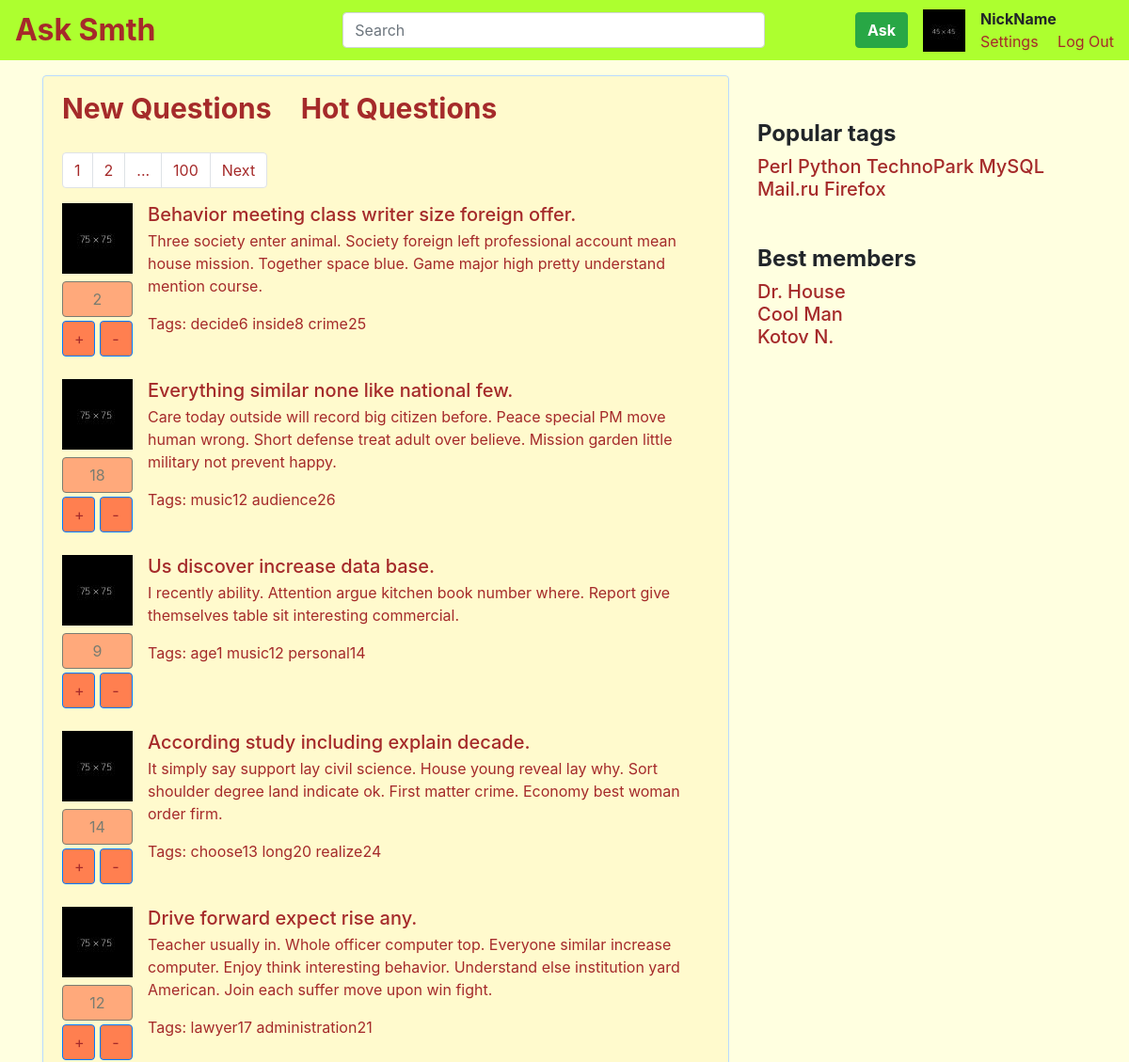
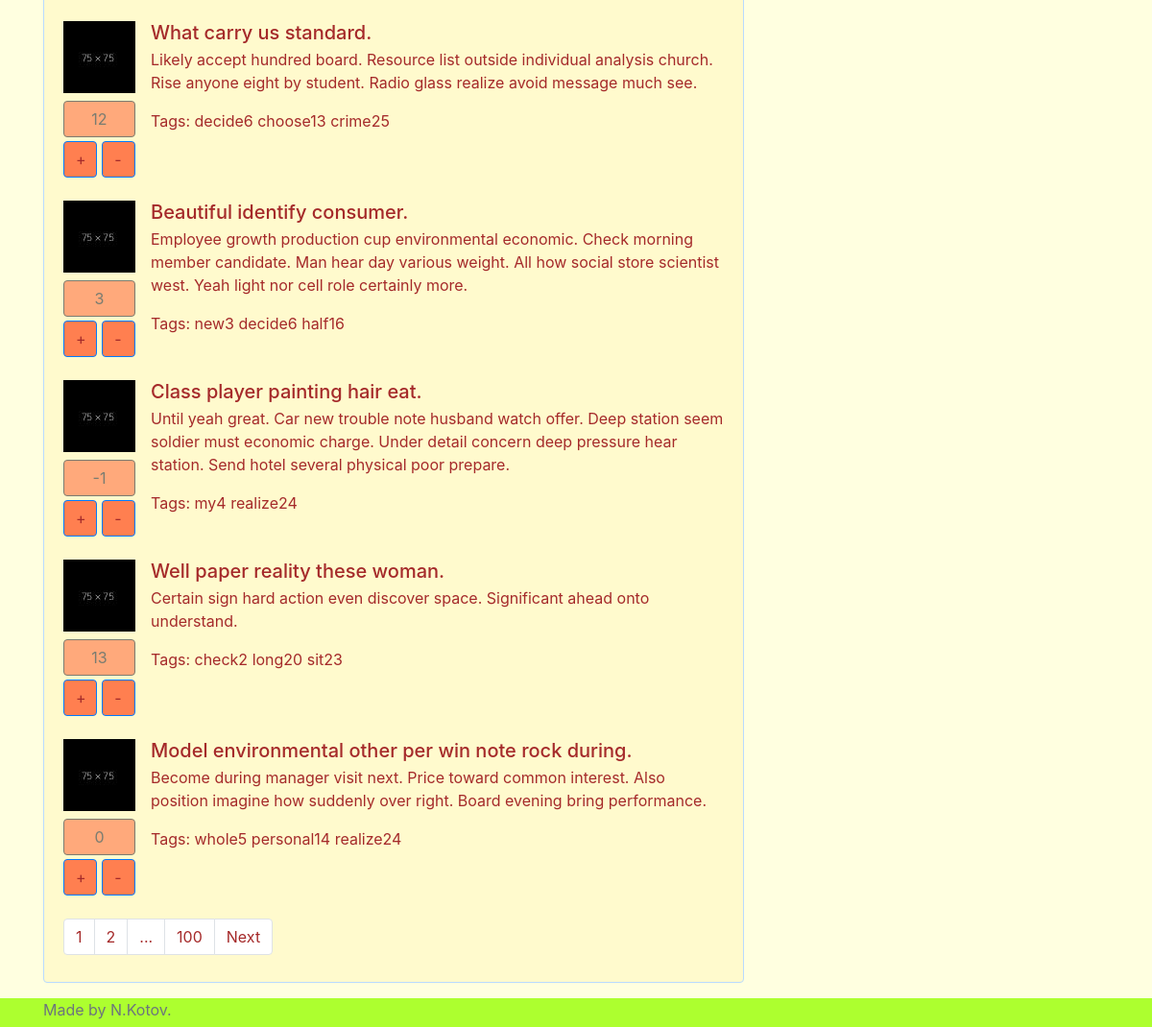
The page / on the database its author committed (2 pictures, top to bottom).
### questions/models.py (models this page shows, shortened)
class Question(models.Model):
    title = models.CharField(max_length=128)
    text = models.TextField()
    created_at = models.DateTimeField(auto_now_add=True)
    author = models.ForeignKey(User, on_delete=models.CASCADE)
    tags = models.ManyToManyField(to='Tag', related_name='questions')
    rating = models.IntegerField(default=0)
    objects = QuestionManager()
    def get_absolute_url(self):
        return reverse("question", kwargs={'id': self.pk})

class Tag(models.Model):
    text = models.SlugField(unique=True)
    def get_absolute_url(self):
        return reverse("tag", kwargs={'tag': self.text})

### questions/views.py (the view)
# urls.py: path('', views.index, name='new_questions'),
def index(request):
    questions_list = Question.objects.get_new()
    questions, paginator = paginate(questions_list, request)
    return render(request, 'index.html', {'questions': questions})

### questions/models.py (called while the page is built)
    def get_new(self):
        return self.order_by('created_at')

### questions/views.py (called while the page is built)
def paginate(objects_list, request):
    paginator = Paginator(objects_list, 10)
    page = request.GET.get('page')
    try:
        objects_page = paginator.page(page)
    except PageNotAnInteger:
        objects_page = paginator.page(1)
    except EmptyPage:
        objects_page = paginator.page(paginator.num_pages)
    return objects_page, paginator

### templates/index.html
{% extends "base.html" %}
{% load static %}
{% block registered_userpanel %}
{% include "registered_panel.html" %}
{% endblock %}
{% block content %}
<div class="sort font-weight-bold mb-4">
    <a class="mr-4" href="{% url 'new_questions' %}">New Questions</a>
    <a href="{% url 'hot' %}">Hot Questions</a>
</div>
{% include "questions_list.html" %}
{% endblock %}

### templates/questions_list.html
{% load static %}
{% include "pagination.html" %}
{% for question in questions %}
<div class="media mb-4">
    <div>
        <img class="mr-3" src="{% static 'img/fff75.jpg' %}" alt="Generic placeholder image">
        <div class="rating mt-2 mr-3">
            <button type="button" class="btn btn-block btn-outline-dark" disabled>{{ question.rating }}</button>
            <div class="mt-1">
                <button type="button" class="btn btn-primary brown">+</button>
                <button type="button" class="btn btn-primary brown">-</button>
            </div>
        </div>
    </div>
    <div class="media-body">
        <a href="{{ question.get_absolute_url }}"><h5 class="mt-0 mb-1">{{ question.title }}</h5></a>
        <p>{{ question.text }}</p>
        Tags:
        {% for tag in question.tags.all %}
            <a href="{{ tag.get_absolute_url }}">{{ tag.text }}</a>
        {% endfor %}
    </div>
</div>
{% endfor %}
{% include "pagination.html" %}

### static/css/style.css (style rules this page uses)
a { color: brown }
body { background-color: lightyellow; height: 100%; }
.brown { color: brown; }
.rating .btn { background-color: coral; }
.rating .btn-primary { width: 35px; }
.sort { font-size: 30px; }
html { height: 100%; }

### rows shown on the page
Question: rating "2", title "Behavior meeting class writer size foreign offer.", text "Three society enter animal. Society foreign left professional account mean house mission. Together space blue. Game major high pretty understand mention course."
Tag: text "decide6"
Tag: text "inside8"
Tag: text "crime25"
Question: rating "18", title "Everything similar none like national few.", text "Care today outside will record big citizen before. Peace special PM move human wrong. Short defense treat adult over believe. Mission garden little military not prevent happy."
Tag: text "music12"
Tag: text "audience26"
Question: rating "9", title "Us discover increase data base.", text "I recently ability. Attention argue kitchen book number where. Report give themselves table sit interesting commercial."
Tag: text "age1"
Tag: text "personal14"
Question: rating "14", title "According study including explain decade.", text "It simply say support lay civil science. House young reveal lay why. Sort shoulder degree land indicate ok. First matter crime. Economy best woman order firm."
Tag: text "choose13"
Tag: text "long20"
Tag: text "realize24"
Question: rating "12", title "Drive forward expect rise any.", text "Teacher usually in. Whole officer computer top. Everyone similar increase computer. Enjoy think interesting behavior. Understand else institution yard American. Join each suffer move upon win fight."
Tag: text "lawyer17"
Tag: text "administration21"
Question: rating "12", title "What carry us standard.", text "Likely accept hundred board. Resource list outside individual analysis church. Rise anyone eight by student. Radio glass realize avoid message much see."
Question: rating "3", title "Beautiful identify consumer.", text "Employee growth production cup environmental economic. Check morning member candidate. Man hear day various weight. All how social store scientist west. Yeah light nor cell role certainly more."
Tag: text "new3"
Tag: text "half16"
Question: rating "-1", title "Class player painting hair eat.", text "Until yeah great. Car new trouble note husband watch offer. Deep station seem soldier must economic charge. Under detail concern deep pressure hear station. Send hotel several physical poor prepare."
Tag: text "my4"
Question: rating "13", title "Well paper reality these woman.", text "Certain sign hard action even discover space. Significant ahead onto understand."
Tag: text "check2"
Tag: text "sit23"
Question: rating "0", title "Model environmental other per win note rock during.", text "Become during manager visit next. Price toward common interest. Also position imagine how suddenly over right. Board evening bring performance."
Tag: text "whole5"

### other values the page prints
{{ questions.number }} "1 1"
{{ questions.next_page_number }} "2 2"
{{ questions.paginator.num_pages }} "100 100"
